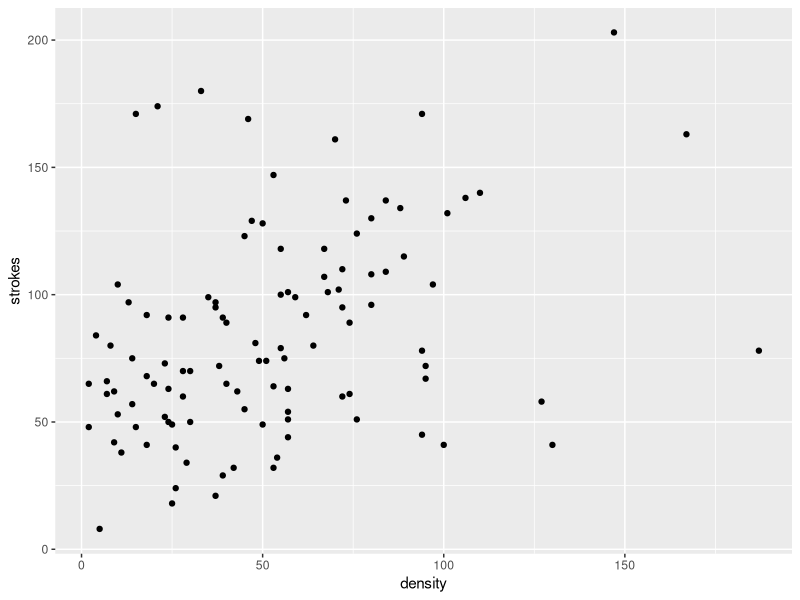
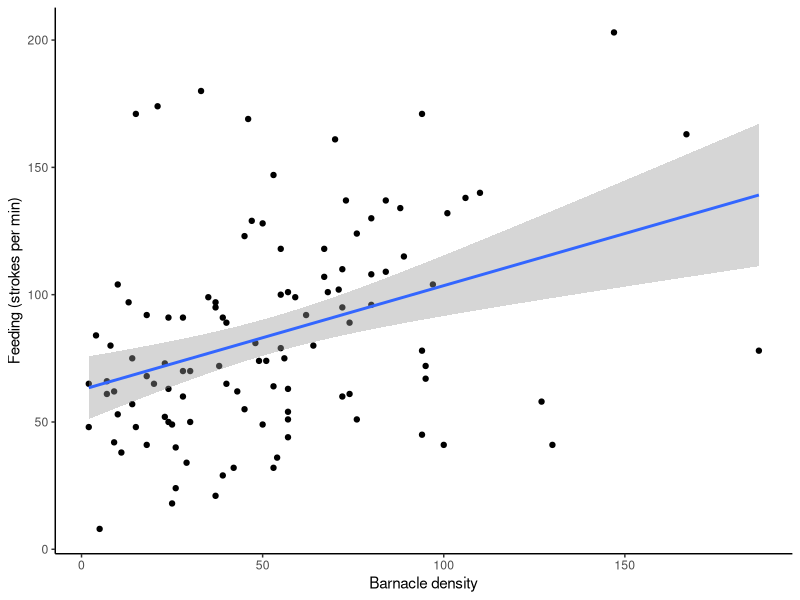
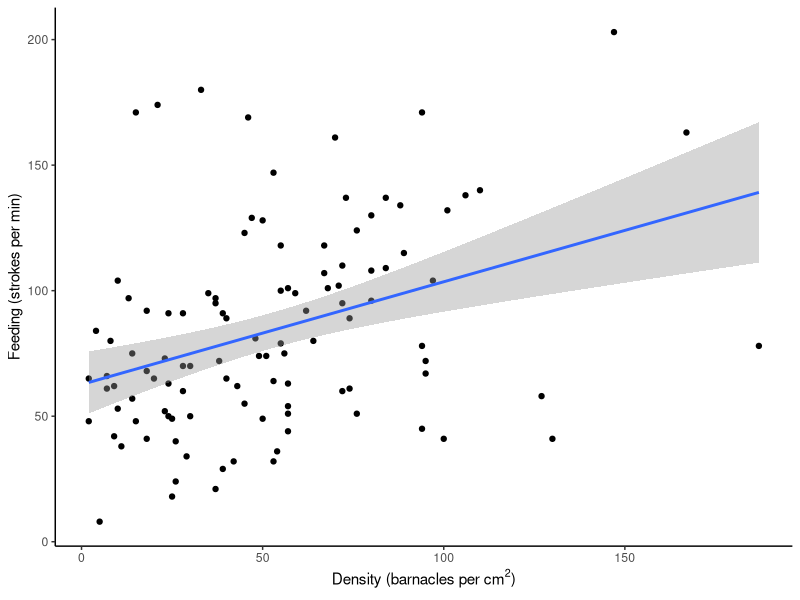
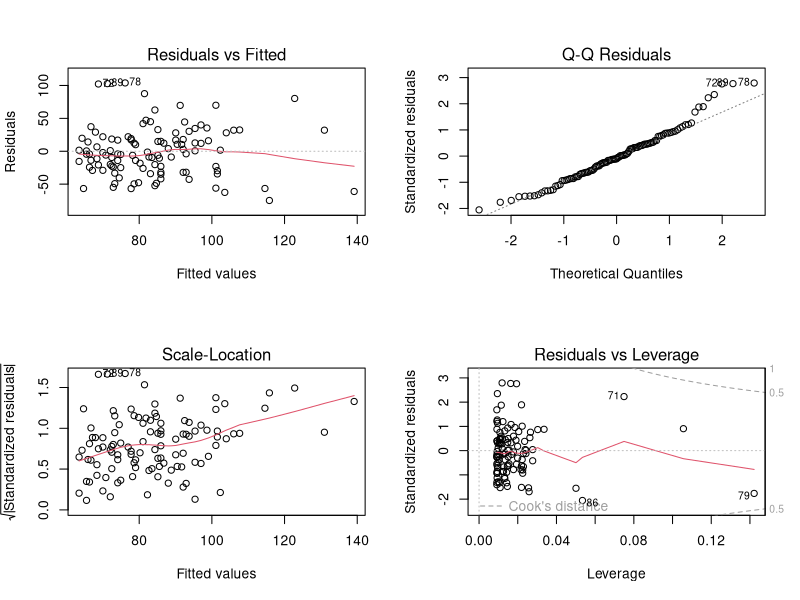
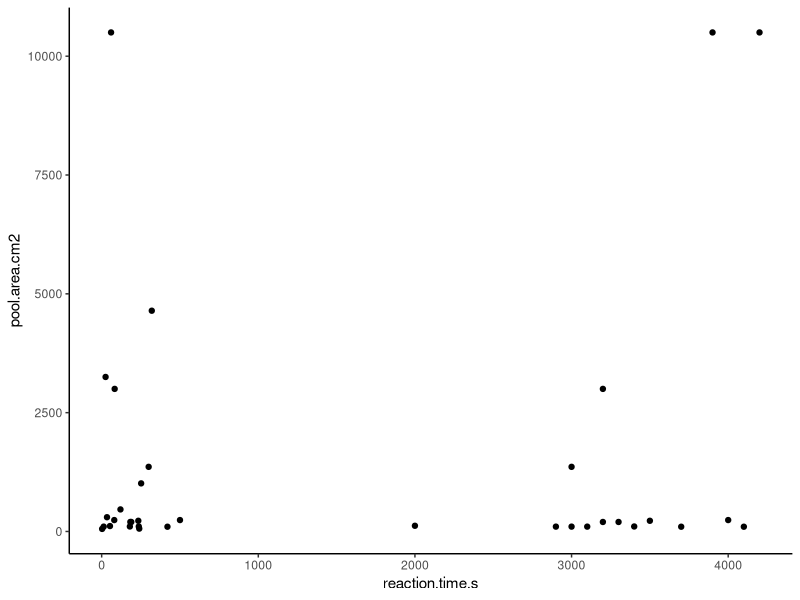
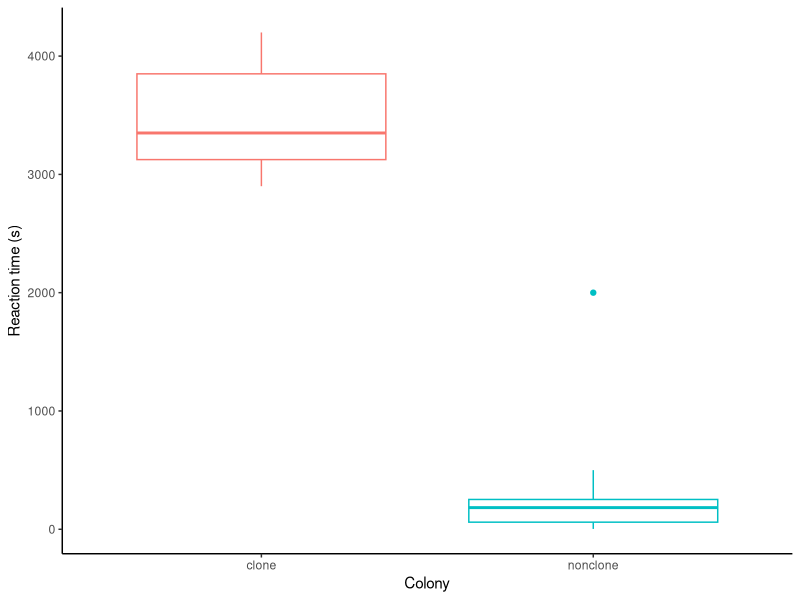
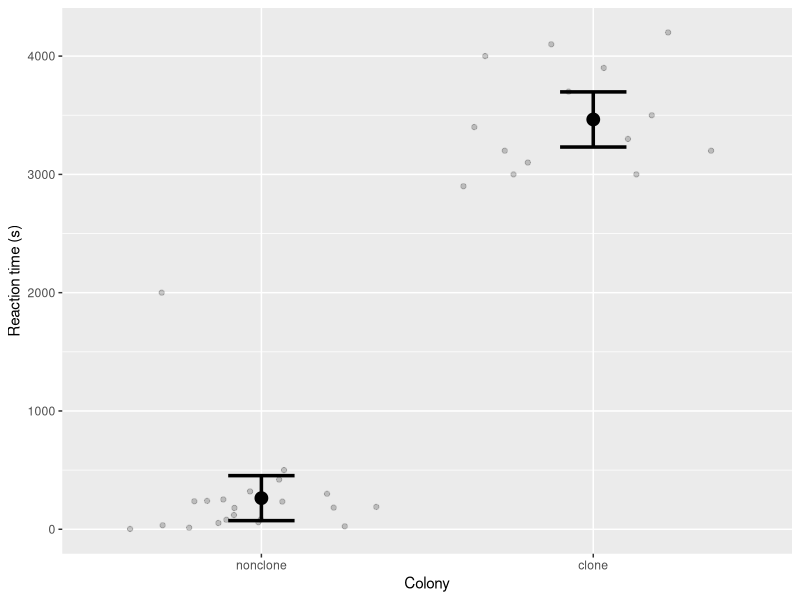
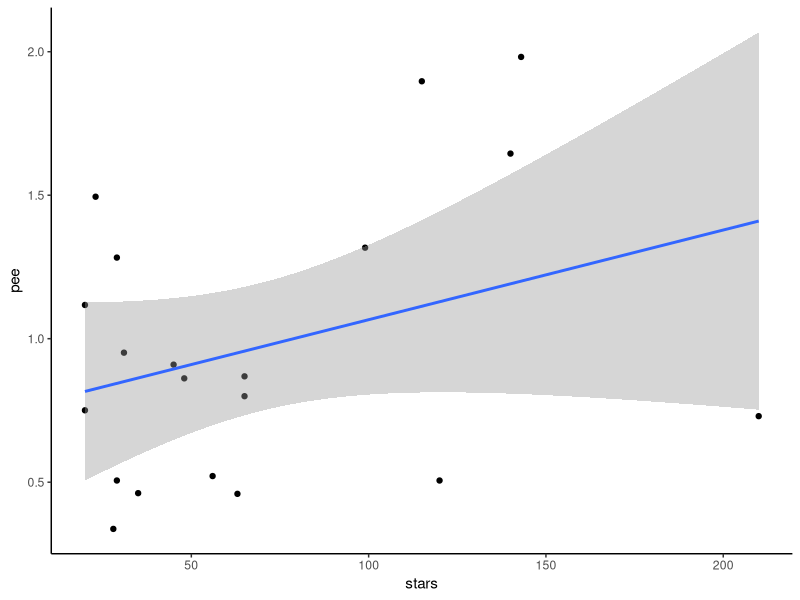

Reproduce these figures in R, in order.
# Welcome to R
# Em Lim
# May 31, 2022

# A quick forward:
# I have "soft wrap" turned on, so R automatically starts a new line when my code hits the edge of my page
# If you don't have this on, you'll get some super long lines (sorry)
# To turn it on, go Tools > Global Options > Code > check "soft wrap R source files" > Apply !

# OK, let's begin!!!!

# Getting started ------
# Do you see how adding a bunch of dashes after the hash mark creates a section heading, and you can now see the heading at the bottom left corner of this script box?
# And you can click that to navigate between sections

# We must first install required packages
# Once a package is installed we don't need to install them again
install.packages("tidyverse")
install.packages("ggplot2")
install.packages("ggeffects")
install.packages("lme4")

# Now we'll load them into this project so we can use them!
# Note that you don't need "" marks here
# You need to load packages each time you use them in a new project
library(tidyverse) # Package for data manipulation
library(ggplot2) # Graphing package
library(ggeffects)  # calculates effects 
library(lme4)

# Now, let's learn how to load in your data!
# You need to first enter your data into an excel spreadsheet and then save the file in a .csv (Comma Separated Values) format that R can understand. R does not like capitals or spaces in data column names so try to use periods or underscores as spacers, e.g., barnacle.data or barnacle_data. 

# Tidyverse expects tidy data: That is, data where each row is an observation, each column is a variable, and each cell is a single value

# The magic of working out of a repository is that the file path will be the same for everyone! We all have the project saved in a different place on our computers, but once we're inside the project R is pulling the files from the same place

# Barnacles ------
# This is a data set obtained by students where they placed a 5 cm^2 quadrat over patches of barnacles and recorded the number of barnacles in the quadrat (density) and the number of feeding strokes (strokes)
barnacles <- read_csv("Practice_data/MBE2015_BarnacleData.csv")

# Now we can take a quick peek at this data using the following functions:

str(barnacles)  # #data points & variables, kind of data and first few values
head(barnacles) #var names and first few values
names(barnacles) #names of variables
summary(barnacles) #stats summary of each variable
View(barnacles) #opens up the whole data frame

# Now let's make a simple plot of our barnacle data which has just two continuous variables, strokes/min (our dependent variable) and barnacles per quadrat (our independent variable):

ggplot(data = barnacles, aes(x = density, y = strokes)) + 
  geom_point()
# ggplot() is where we tell ggplot where the data is coming from
# aes() sets the parameters of the plot, this is where we can assign the x and y variables
# geom_point() tells ggplot to add the points to this plot

# We can see the data, but let's spruce up this plot a little
ggplot(data = barnacles, aes(x = density, y = strokes)) + 
  geom_point() +
  theme_classic() + # this will make the background look nicer
  ylab("Feeding (strokes per min)") +
  xlab("Barnacle density") + # We can add labels to the axis 
  geom_smooth(method = lm) # Add a best fit line to the data. method = lm specifies that we want a straight line

# What if we want to specify the units for density? barnacles / 5 cm^2?
# Let's get super fancy
ggplot(data = barnacles, aes(x = density, y = strokes)) + 
  geom_point() +
  theme_classic() + 
  ylab("Feeding (strokes per min)") +
  xlab(expression(paste("Density (barnacles per cm"^"2",")"))) + # oooh ahhhh
  geom_smooth(method = lm) 

# It looks like there might be a trend in our data! Let's try making a linear model of the relationship between barnacle density and number of strokes per minute. Remember linear models always take data in the form dependent variable ~ independent variable.

barnacle_model <- lm(strokes ~ density, data = barnacles) # the basic model in the form of y = mx + b

# DIAGNOSTICS
plot.new() #now let's look at some diagnostic plots to make sure our model is appropriate
par(mfrow = c(2,2)) #this tells R to set up a 2x2 grid of 4 plots
plot(barnacle_model) #create the diagnostic plots
# Top left: Residual vs fitted = tests for the of variance - red line to be as straight as possible & smear of data with no pattern
# Top right: QQ plot = normality, should be more or less straight
# This top right plot doesn't look great
# Bottom left: Residual vs leverage = outliers (Cook's distance) Solid line is fairly straight.  All points within dotted lines means no outliers

dev.off() #turn off the 4x4 grid setup or all your future plots will go onto a grid

  
summary(barnacle_model) #the plots look fine, so now let's look at our model summary

# In our summary, you get the estimate for the intercept (b), the slope (m), the standard error for each estimate, and the p-values for those estimates (remember <0.05 is a significant value).

# The estimate of the intercept b = 62.6346  
# The estimate for density is the slope of the line, so m = 0.4092
# The Pr(>|t|) is your p-value

# The R-squared values tells you what proportion of the variation in the data is explained by the independent variable (here barnacle density).

# Anemones ----------
# Now let's look at a more complicated data set from past student's anemone observations which have two continuous variables (reaction time, pool area) and one categorical variable (clone vs. non-clone tentacles).

# Let's load that data
anemones <- read_csv("Practice_data/MBE2015_AnemoneData.csv")

# Let's plot the continuous data!
ggplot(data = anemones, aes(x = reaction.time.s, y = pool.area.cm2)) +
         geom_point() +
  theme_classic()

# Now let's plot continuous versus categorical data
# We'll use a boxplot to plot this first

ggplot(anemones, aes(x = different.colony, y = reaction.time.s, colour = different.colony)) + # note that colour goes inside the aes brackets
  geom_boxplot() +
  theme_classic() +
  labs(x = "Colony", y = "Reaction time (s)") +
  theme(legend.position = "none") # get rid of the legend

# Let's use a model to see if reaction times are different between clonal and nonclonal anemones
anemone_model <- lm(reaction.time.s ~ different.colony, data = anemones)
summary(anemone_model)

# Boxplots aren't the greatest way to display data, so consider using dot and whisker plots because:
  # https://bayesbaes.github.io/2022/04/13/fuck-boxplots.html

# In order to plot a dot and whiskers we need the means and standard errors for each categorical variable
# We can use ggpredict() from the ggeffects package to calculate these using our model

sum_stats_gg <- ggpredict(anemone_model, terms = "different.colony") %>% 
  #and then we'll just rename one of the columns so it's easier to plot
  dplyr::rename(different.colony = x,
                reaction.time.s = predicted)
View(sum_stats_gg)

# Now let's plot this 
ggplot() +
  geom_point(data = sum_stats_gg, 
             aes(x = different.colony, y = reaction.time.s),
             size = 4) +
  geom_errorbar(data = sum_stats_gg, 
                aes(x = different.colony,
                    y = reaction.time.s,
                    # and you can decide which type of error to show here
                    # we're using 95% CI
                    ymin = conf.low,
                    ymax = conf.high),
                width = 0.2,
                size = 1.2)  +
  geom_jitter(data = anemones, aes (x = different.colony, y = reaction.time.s),
              alpha = 0.2, height=0) +
  labs(x = "Colony", y = "Reaction time (s)")
  theme_classic()

# You'll notice that we didn't specify the data inside ggplot(), instead we specified the data frame and x and y within each geom_()
# This is because we're using our summarized data frame to make the dot and whiskers and we used our full data frame to add the jittered raw data

# But look how nice that looks! And you can see the real trends in the data

# Now let's try playing around with tidyverse!

# Reef Life Survey --------

# Here we're going to play with some messy data
# This is the data I helped collect last spring with Siobhan and Jasmin for reef life surveys

# let's see what happens if we just load in the data like we've been doing
rls_ugly <- read_csv("Practice_data/updated_RLS.csv")
View(rls_ugly) # you can see there's a  blank row, and the first column is also blank, and some of the column names have spaces. Let's fix this using tidyverse!

rls <- rls_ugly %>% # The %>% symbol is called a pipe. We can create a new df by "piping" our old data frame through a series of manipulations
  select(-1) %>% #  remove that first blank column
  slice(2:n()) %>% # remove the first blank row
  rename(
    site_ID = `Site No.`,
    site_name = `Site Name`, 
    common_name = `Common name`
  ) %>% # rename the columns with spaces in their names
  filter(Species != "Debris - Metal") %>%
  filter(Species != "Debris - Other") %>%
  filter(Species != "Debris - Wood") %>%
  filter(Species != "Debris - Glass") %>%
  filter(Species != "Debris - Fishing Gear") # Filter our the data on debris, we just want living species data!

# Let's take a look at this tidy dataframe now
View(rls)
# That looks better!

# I wonder what the most abundant species are?
# We can use group_by() and summarise() to group all counts of the same species together, and then calculate summary statistics on these groups
# Then we can arrange the summary stats into a nice table and use View() to look at it
rls_ranked <- rls %>% 
  group_by(common_name) %>% 
  summarise(sum = sum(Total))  %>%
  arrange(desc(sum)) %>%
  View()

# We can see now that red sea urchins were the most abundant thing we encountered on RLS surveys last year

# What if we wanted to find the site with the most bat stars?
rls_bats <- rls %>%
  filter(Species == "Patiria miniata") %>% # only retain observations of bat stars
  group_by(site_ID, site_name) %>%
  summarize(bat_stars = sum(Total)) %>% # sum total number of bat stars at each site
  arrange(desc(bat_stars)) %>% # sort the table from highest to lowest
  as.data.frame() # make this into a data frame

View(rls_bats)
# Faber and Wouwer have the most bat stars, and  both in the Broken group, maybe we can use this data to convince Siobhan and Isa to take us there!

# Other important functions in tidyverse: mutate() and left_join()

# We might also be interested in leather stars, how many of those did we find at each site?
rls_leather <- rls %>%
  filter(Species == "Dermasterias imbricata") %>%
  group_by(site_ID, site_name) %>%
  summarize(leather_stars = sum(Total)) %>%
  arrange(desc(leather_stars)) %>%
  as.data.frame()

# I wonder where we found the most leather and bat stars, can we join these?
# YES! Using left_join() and mutate()
rls_stars <- rls_bats %>% # We start with one of the two data frames we want to join
  left_join(rls_leather, by = c("site_ID", "site_name")) %>% # then we specify the second data frame and choose the variable we want to join the two by. in our case, site_ID and site_name
  mutate(stars = leather_stars + bat_stars) %>% # create a new column with the summed number of bat and leather stars
  arrange(desc(stars))  

View(rls_stars)

# BONUS FUN ------

# Let's import some pee data to play with 
pee <- read_csv("Practice_data/RSL_pee.csv") %>%
  as.data.frame()

# I wonder if sites with higher numbers of stars also have higher concentrations of pee?
# Let's join the two data frames and find out

star_pee <- rls_stars %>% 
  left_join(pee,  by = "site_ID") 

ggplot(star_pee, aes(stars, pee)) +
  geom_point() +
  geom_smooth(method = lm) +
  theme_classic()

ggsave("Output/star_pee.png", device = "png",
     height = 9, width = 16, dpi = 400)

# Fun tricks --------

# Option + drag your mouse
# This lets you type on multiple rows

# Ctrl + Shift + C ( Command + Shift + C on macOS)
# This hashes out multiple lines of code

# Ctrl+Shift+M (Windows) or Cmd+Shift+M (Mac)
# %>% symbol

# Use Ctrl+L to clear all the code from your console.

# You can rename all instances of a variable name by highlighting one instance of the variable name and then using Code > Rename in Scope. This is better than using Edit > Replace and Find because it only looks for whole word matches.
